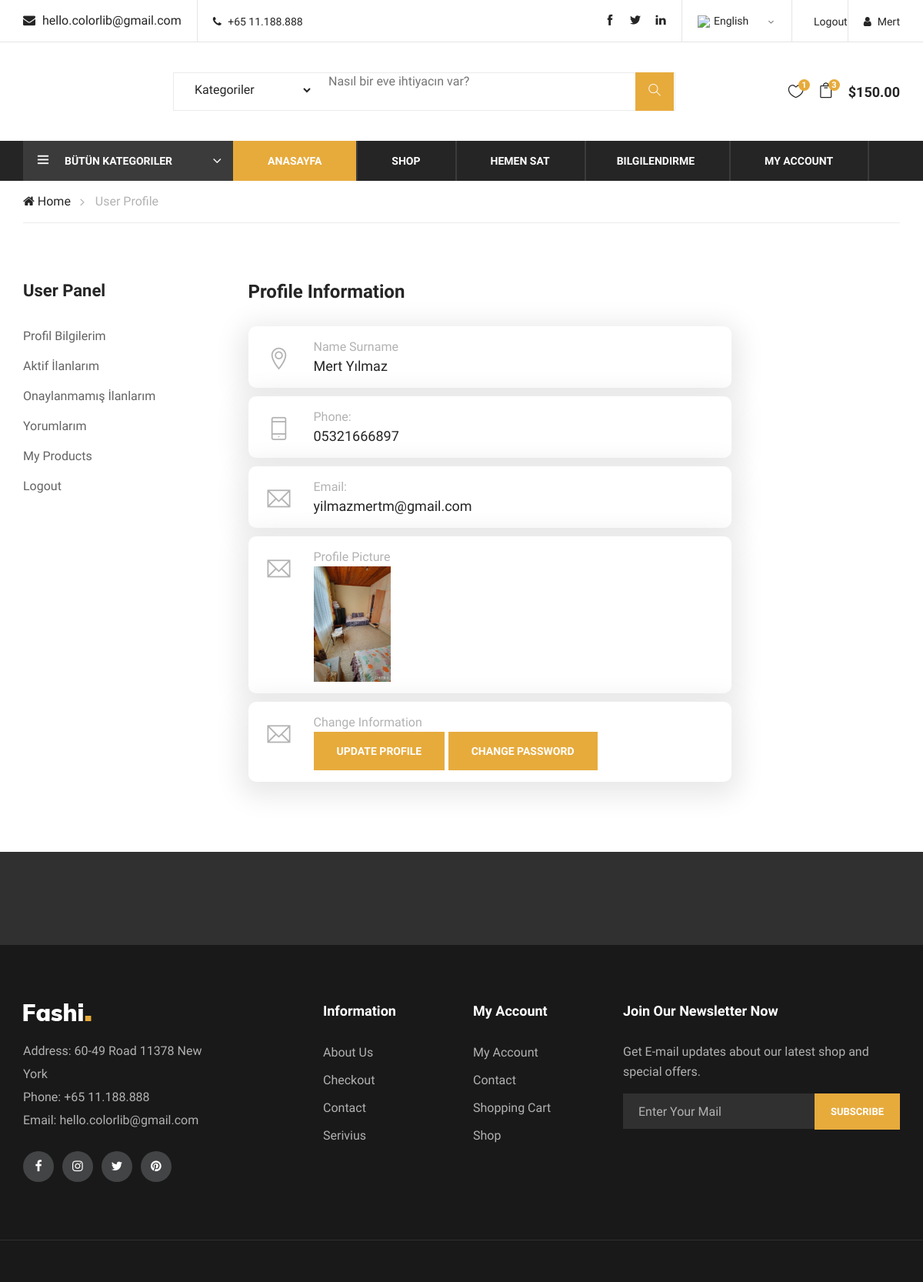
Page /user/ (signed in) on the committed database.
### home/models.py (models this page shows, shortened)
class UserProfile(models.Model):
    user = models.OneToOneField(User, on_delete= models.CASCADE)
    phone = models.CharField(blank=True, max_length=50)
    adress = models.CharField(blank=True, max_length=150)
    city = models.CharField(blank=True, max_length=150)
    image = models.ImageField(blank=True, upload_to='images/users/')
    def image_tag(self):
        return mark_safe('<img src="{}" height="50"/>'.format(self.image.url))
    image_tag.short_description = 'Image'

### user/views.py (the view)
# urls.py: path('', views.user_index, name='user_index'),
def user_index(request):
    category = Category.objects.all()
    if request.user.is_anonymous is not True:
        current_user = request.user
        profile = UserProfile.objects.get(user_id=current_user.id)
        context = {'category': category, 'profile': profile}
        return render(request, 'user_profile.html', context)
    else:
        return HttpResponse(login_view(request))

### user/templates/user_profile.html (shortened to what this page needs)
{% extends "homebase.html" %}
{% block body  %}
    <div class="breacrumb-section">
        <div class="container">
            <div class="row">
                <div class="col-lg-12">
                    <div class="breadcrumb-text">
                        <a href="#"><i class="fa fa-home"></i> Home</a>
                        <span>User Profile</span>
                    </div>
                </div>
            </div>
        </div>
    </div>
    <section class="contact-section spad">
        <div class="container">
            <div class="row">
                <div class="col-lg-3 col-md-6 col-sm-8 order-2 order-lg-1 produts-sidebar-filter">
                    {% include 'user_panel.html' %}
                </div>
                <div class="col-lg-9 order-1 order-lg-2">
                    <div class="product-list">
                        <div class="row">
                            <div class="col-lg-9">
                                <div class="contact-title">
                                    <h4>Profile Information</h4>
                                </div>
                                <div class="contact-widget">
                                    <div class="cw-item">
                                        <div class="ci-icon">
                                            <i class="ti-location-pin"></i>
                                        </div>
                                        <div class="ci-text">
                                            <span>Name Surname</span>
                                            <p>{{ profile.user.first_name}} {{ profile.user.last_name }}</p>
                                        </div>
                                    </div>
                                    <div class="cw-item">
                                        <div class="ci-icon">
                                            <i class="ti-mobile"></i>
                                        </div>
                                        <div class="ci-text">
                                            <span>Phone:</span>
                                            <p>{{ profile.phone}}</p>
                                        </div>
                                    </div>
                                    <div class="cw-item">
                                        <div class="ci-icon">
                                            <i class="ti-email"></i>
                                        </div>
                                        <div class="ci-text">
                                            <span>Email:</span>
                                            <p>{{ profile.user.email}}</p>
                                        </div>
                                    </div>
                                    <div class="cw-item">
                                        <div class="ci-icon">
                                            <i class="ti-email"></i>
                                        </div>
                                        <div class="ci-text">
                                            <span>Profile Picture</span>
                                            <p><img src="{{ profile.image.url }}" style="height: 150px; width: 100px"></p>
                                        </div>
                                    </div>
                                    <div class="cw-item">
                                        <div class="ci-icon">
                                            <i class="ti-email"></i>
                                        </div>
                                        <div class="ci-text">
                                            <span>Change Information</span>
                                            <p>
                                            <tr>
                                                <th class="text-left">
                                                    <a href="/user/update" class="primary-btn">Update Profile</a>
                                                    <a href="/user/password" class="primary-btn">Change Password</a>
                                                </th>
                                            </tr>
                                            </p>
                                        </div>
                                    </div>
                                </div>
                            </div>
                        </div>
                    </div>
                </div>
            </div>
        </div>
    </section>
    <div class="partner-logo">
        <div class="container">
            <div class="logo-carousel owl-carousel">
            </div>
        </div>
    </div>
{% endblock %}

### home/templates/header.html (shortened to what this page needs)
{% load static %}
<link rel="stylesheet" href="https://ajax.googleapis.com/ajax/libs/jqueryui/1.11.4/themes/smoothness/jquery-ui.css">
<header class="header-section">
    <div class="header-top">
        <div class="container">
            <div class="ht-left">
                <div class="mail-service">
                    <i class=" fa fa-envelope"></i>
                    hello.colorlib@gmail.com
                </div>
                <div class="phone-service">
                    <i class=" fa fa-phone"></i>
                    +65 11.188.888
                </div>
            </div>
            <div class="ht-right">
                {% if user.id is not None %}
                <a href="#" class="login-panel"><i class="fa fa-user"></i>{{ user.first_name }}</a>
                    <a href="{% url 'logout_view' %}" class="login-panel">Logout</a>
                {% else %}
                    <a href="/signup/" class="login-panel"><i class="fa fa-user"></i>Sign up !</a>
                <a href="/login/" class="login-panel"><i class="fa fa-user"></i>Login</a>
                {% endif %}
                <div class="lan-selector">
                </div>
                <div class="top-social">
                    <a href="#"><i class="ti-facebook"></i></a>
                    <a href="#"><i class="ti-twitter-alt"></i></a>
                    <a href="#"><i class="ti-linkedin"></i></a>
                </div>
            </div>
        </div>
    </div>
    <div class="container">
        <div class="inner-header">
            <div class="row">
                <div class="col-lg-2 col-md-2">
                    <div class="logo">
                    </div>
                </div>
                <div class="col-lg-7 col-md-7">
                    {% load mptt_tags %}
                    <div class="advanced-search">
                        <form action="{% url 'product_search' %}" method="post">
                            <select name="catid" type="button" class="category-btn">
                                <option value="0">
                                    Kategoriler
                                </option>
                            </select>
                            <div class="input-group">
                                <input id="query" name="query" type="text" placeholder="Nasıl bir eve ihtiyacın var?">
                                <button type="submit"><i class="ti-search"></i></button>
                            </div>
                        </form>
                    </div>
                </div>
                <div class="col-lg-3 text-right col-md-3">
                    <ul class="nav-right">
                        <li class="heart-icon">
                            <a href="#">
                                <i class="icon_heart_alt"></i>
                                <span>1</span>
                            </a>
                        </li>
                        <li class="cart-icon">
                            <a href="#">
                                <i class="icon_bag_alt"></i>
                                <span>3</span>
                            </a>
                        </li>
                        <li class="cart-price">$150.00</li>
                    </ul>
                </div>
            </div>
        </div>
    </div>
    <div class="nav-item">
        <div class="container">
            <div class="nav-depart">
                <div class="depart-btn">
                    <i class="ti-menu"></i>
                    <span>Bütün Kategoriler</span>
                        {% load mptt_tags %}
                </div>
            </div>
            <nav class="nav-menu mobile-menu">
                <ul>
                    <li class="active"><a href="{% url 'index' %}">Anasayfa</a></li>
                    <li><a href="./shop.html">Shop</a></li>
                    <li><a href="{% url 'add' %}">Hemen Sat</a>
                    <li><a href="{% url 'index' %}">Bilgilendirme</a>
                    </li>
                    <li><a href="{% url 'user_index' %}">My Account</a>
                    </li>
                </ul>
            </nav>
        </div>
    </div>
</header>

### rows in the picture
UserProfile: user.first_name "Mert", user.last_name "Yılmaz", phone "05321666897", user.email "yilmazmertm@gmail.com", image (picture)

### other values in the picture
{{ user.first_name }} "Mert"
